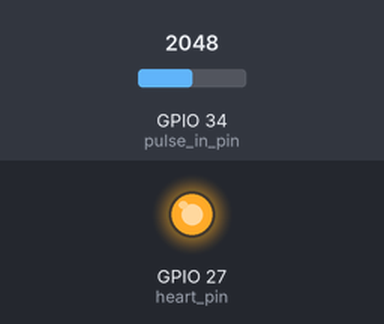
A program run on a simulated ESP32. Shown: output pins drawn as LEDs (lit = HIGH). Inputs (shaded band) come from the test bench; at power-on: GPIO 34 (pulse_in_pin) = 2048. What the program prints to the serial monitor is not drawn.

Above: at 0.1 s.
Timing chart, 0 to 1.6 s (numbered marks = the images above):
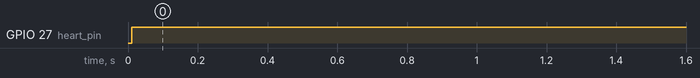

The program:

main.cpp
```cpp
#include <Arduino.h>

/*  PulseSensor Starter Project and Signal Tester
 *  The Best Way to Get Started  With, or See the Raw Signal of, your PulseSensor.com™ & Arduino.
 *
 *  Here is a link to the tutorial
 *  https://pulsesensor.com/pages/code-and-guide
 *
 *  WATCH ME (Tutorial Video):
 *  https://www.youtube.com/watch?v=RbB8NSRa5X4
 *
 *
-------------------------------------------------------------
1) This shows a live human Heartbeat Pulse.
2) Live visualization in Arduino's Cool "Serial Plotter".
3) Blink an LED on each Heartbeat.
4) This is the direct Pulse Sensor's Signal.
5) A great first-step in troubleshooting your circuit and connections.
6) "Human-readable" code that is newbie friendly."

*/


//  Variables
int pulse_in_pin = 34;        // Pulse Sensor PURPLE WIRE connected to ANALOG PIN 0
int heart_pin = 27;

int pulse_reading;                // holds the incoming raw data. Signal value can range from 0-1024
int threshold = 2000;            // Determine which Signal to "count as a beat", and which to ingore.
int upper = 3200;

// heartbeat range in ms: 40bpm - 200bpm or 1500ms to
int min_time = 300;
int max_time = 1200;
uint16_t last_on;
bool latch = false;

// The SetUp Function:
void setup() {
  pinMode(heart_pin, OUTPUT_OPEN_DRAIN);

  Serial.begin(9600);
  // Print log
  Serial.println("setup");
  last_on = millis();
}

// The Main Loop Function
void loop() {

  pulse_reading = analogRead(pulse_in_pin);  // Read the PulseSensor's value.

   if(pulse_reading > threshold && pulse_reading < upper && !latch){
      uint16_t duration = millis() - last_on;
      last_on = millis();
      latch = true;

      // only do stuff if we really think it's a valid heartbeat
      if (duration > min_time && duration < max_time)
      {
        Serial.print(60.0 / (float(duration)/1000.0));
        Serial.print(" bpm. \n");
        digitalWrite(heart_pin, LOW);
      }

   } else {
      latch = false;
      digitalWrite(heart_pin, HIGH);                  //  Else, the sigal must be below "550", so "turn-off" this LED.
   }


  delay(10);
}
```

Measured:
- by itself, GPIO 27 (heart_pin): LOW → HIGH at 0.01 s
